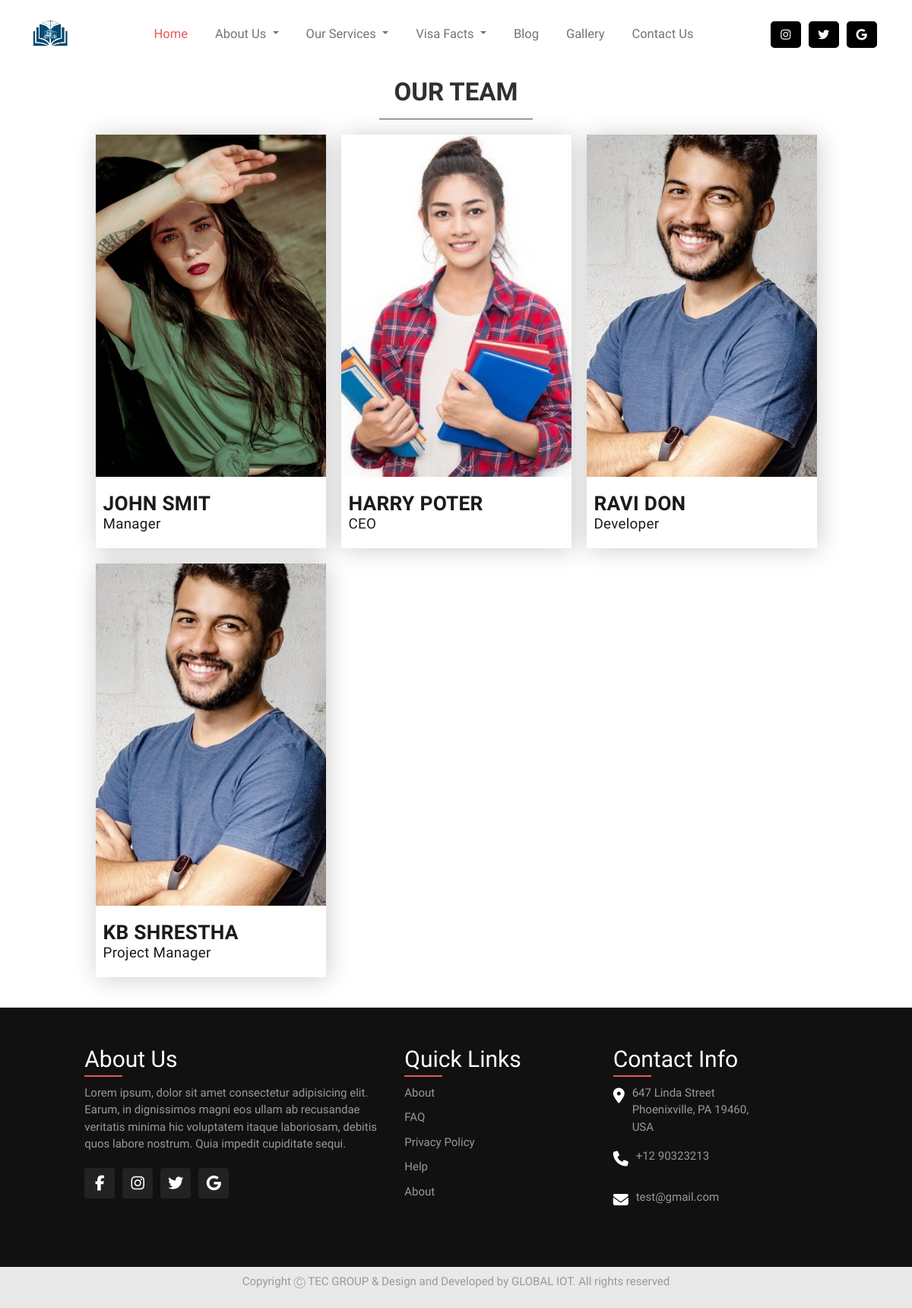
Screenshot of /meet-our-team/ with the database file from the repository.
### meetteam/models.py (models this page shows, shortened)
class AboutTeam(models.Model):
    profile_photo = models.ImageField(upload_to='photos/%Y/%m/%d')
    hover_profile_photo = models.ImageField(upload_to='photos/%Y/%m/%d')
    name = models.CharField(max_length=200)
    job_title = models.CharField(max_length=200)
    job_descriptions = models.TextField(blank=False)
    is_published = models.BooleanField(default=True)

### meetteam/views.py (the view)
# urls.py: path('', views.meetourteam, name='meetteam'),
def meetourteam(request):
    aboutteam = AboutTeam.objects.all()
    context = {
        'aboutteam': aboutteam,
    }
    return render(request, 'pages/meetourteam.html', context)

### pages/context_processors.py (called while the page is built)
def message_context_processor(request):
    message = Message.objects.all()
    context = {
        "message": message
    }
    return context

### templates/pages/meetourteam.html (shortened to what this page needs)
{% extends 'base.html' %}
{% load static %}
{% block css %}
<link rel="stylesheet" href="{% static 'css/ourteam.css' %}">
{% endblock %}
{% block content %}
 <section id="team">
    <strong class="team-heading">Our Team</strong>
    <div class="team-box-container">
        {% for aboutTeam in aboutteam %}
        <div class="member-box member-{{forloop.counter}}">
            <div class="member-img">
                <img src="{{aboutTeam.profile_photo.url}}">
            </div>
            <div class="member-name">
                <h3>{{aboutTeam.name}}</h3>
                <h5>{{aboutTeam.job_title}}</h5>
            </div>
        </div>
        {% endfor %}
    </div>
</section>
{% endblock %}

### AU/static/css/navFooter.css (style rules this page uses)
html, body { font-family: "Raleway"; font-size: 15px; line-height: 1.5; box-sizing: border-box; margin: 0; left: 0; top: 0; }

### AU/static/css/ourteam.css (style rules this page uses)
#team { display: flex; flex-direction: column; justify-content: center; align-items: center; width: 100%; padding: 20px; margin-top: 45px; }
.team-heading { font-size: 2.2rem; padding: 10px 20px; margin: 20px; color: #303030; text-transform: uppercase; font-weight: 800; border-top: 1px solid #535353; border-bottom: 1px solid #535353; text-align: center; }
.member-box { box-shadow: 2px 2px 30px rgba(0, 0, 0, 0.2); background-color: #ffffff; position: relative; cursor: pointer; }
.member-img { width: 362px; height: 542px; position: relative; }
.member-img img { width: 100%; height: 100%; object-position: center; object-fit: cover; }
.member-name { width: 100%; padding: 20px 10px; background-color: #ffffff; z-index: 2; }
.member-name h3, .member-name h5 { color: #1b1b1b; margin: 0px; letter-spacing: 0.3px; }
.member-name h5 { font-weight: 500; }
.member-name h3 { text-transform: uppercase; font-weight: 800; }
.team-box-container { display: grid; grid-template-columns: 362px 362px 362px; grid-template-rows: auto auto auto; grid-auto-columns: auto; grid-auto-rows: auto; grid-gap: 20px; }
@media (max-width: 1200px) { .team-box-container { grid-template-columns: 303px 303px 303px; } }
@media (max-width: 1200px) { .member-img { width: 303px; height: 450px; } }

### rows the page displays
AboutTeam: profile_photo (picture), name "JOHN SMIT", job_title "Manager"
AboutTeam: profile_photo (picture), name "HARRY POTER", job_title "CEO"
AboutTeam: profile_photo (picture), name "RAVI DON", job_title "Developer"
AboutTeam: profile_photo (picture), name "KB SHRESTHA", job_title "Project Manager"
